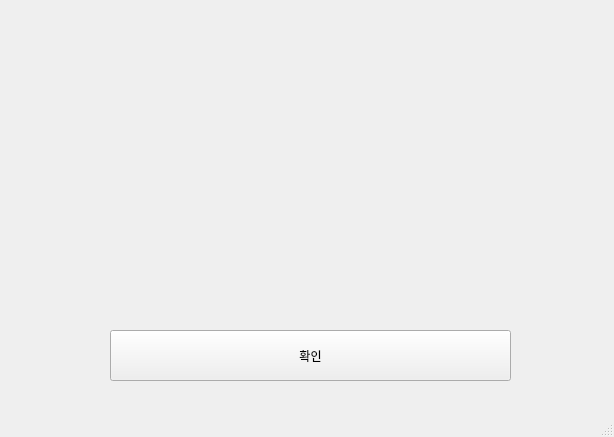
<?xml version="1.0" encoding="UTF-8"?>
<ui version="4.0">
 <class>MainWindow</class>
 <widget class="QMainWindow" name="MainWindow">
  <property name="geometry">
   <rect>
    <x>0</x>
    <y>0</y>
    <width>614</width>
    <height>437</height>
   </rect>
  </property>
  <property name="windowTitle">
   <string>MainWindow</string>
  </property>
  <widget class="QWidget" name="centralwidget">
   <widget class="QLabel" name="label">
    <property name="geometry">
     <rect>
      <x>70</x>
      <y>40</y>
      <width>481</width>
      <height>71</height>
     </rect>
    </property>
    <property name="text">
     <string/>
    </property>
   </widget>
   <widget class="QPushButton" name="ButtonOK">
    <property name="geometry">
     <rect>
      <x>110</x>
      <y>330</y>
      <width>401</width>
      <height>51</height>
     </rect>
    </property>
    <property name="text">
     <string>확인</string>
    </property>
   </widget>
   <widget class="QLabel" name="label_2">
    <property name="geometry">
     <rect>
      <x>70</x>
      <y>140</y>
      <width>481</width>
      <height>71</height>
     </rect>
    </property>
    <property name="text">
     <string/>
    </property>
   </widget>
   <widget class="QLabel" name="label_3">
    <property name="geometry">
     <rect>
      <x>70</x>
      <y>230</y>
      <width>481</width>
      <height>71</height>
     </rect>
    </property>
    <property name="text">
     <string/>
    </property>
   </widget>
  </widget>
  <widget class="QMenuBar" name="menubar">
   <property name="geometry">
    <rect>
     <x>0</x>
     <y>0</y>
     <width>614</width>
     <height>22</height>
    </rect>
   </property>
  </widget>
  <widget class="QStatusBar" name="statusbar"/>
 </widget>
 <resources/>
 <connections/>
</ui>
